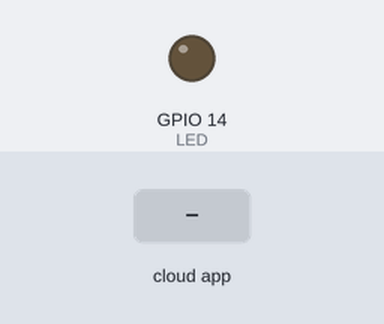
The sketch below on a simulated ESP8266 (NodeMCU). Parts: output pins drawn as LEDs (lit = HIGH). Inputs (shaded band) come from the test bench. WiFi joins after 1.5 s; servers stay silent unless stated; the Firebase database answers and starts empty; what the sketch prints to the serial monitor is not drawn.

Above: at 2.7 s.
2.8 s: the phone or cloud app sets led to 1
At 3.5 s:
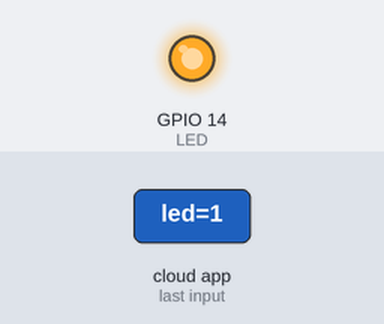
4.3 s: the phone or cloud app sets led to 0
At 6.5 s:
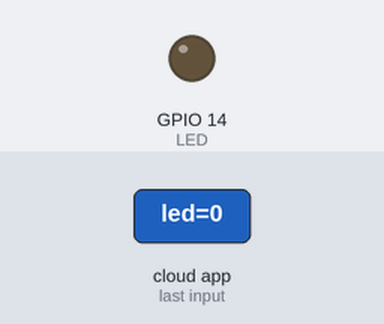
Timing chart, 0 to 8.0 s (numbered marks = the images above; inputs shaded):
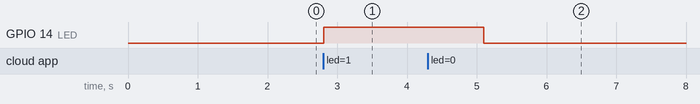

The sketch:

NodeMCU.ino
```cpp
#include <ESP8266WiFi.h>
#include "FirebaseArduino.h"
// Set these to run example.

#define FIREBASE_HOST "https://smart-lock-eb15c.firebaseio.com/"
#define FIREBASE_AUTH "s7GPVjDKFVRDhi2argaA24nmWIemzRXLhYP3uvLm"
#define WIFI_SSID "Mountain"
#define WIFI_PASSWORD "eouj8028"

#define LED 14

void setup() {

  pinMode(LED,OUTPUT);

  digitalWrite(LED,0);

  Serial.begin(115200);

  WiFi.begin(WIFI_SSID, WIFI_PASSWORD);

  Serial.print("connecting");

  while (WiFi.status() != WL_CONNECTED) {

    Serial.print(".");

    delay(500);

  }

  Serial.println();

  Serial.print("connected: ");

  Serial.println(WiFi.localIP());

  Firebase.begin(FIREBASE_HOST, FIREBASE_AUTH);

  if (Firebase.success()) {
      Serial.println("streaming ok");
  }

//  Firebase.setInt("LED_STATUS",0);

  }

void loop() {
  String x= Firebase.getString("led");
  int l=x.length()+1;
  char y[l];
  x.toCharArray(y, l);
  int z= atoi(y);
  Serial.println(z);

  digitalWrite(LED,z);

  /*int a = Firebase.getInt("led");

  Serial.println(a);

  if(a==1)

  {

    digitalWrite(LED,HIGH);

  }

  else

  {

    digitalWrite(LED,LOW);

 }*/
  delay(1000);
}
```

Measured:
- after the input at 2.8 s, GPIO 14 (LED): LOW → HIGH at once
- after the input at 4.3 s, GPIO 14 (LED): HIGH → LOW after 0.80 s
